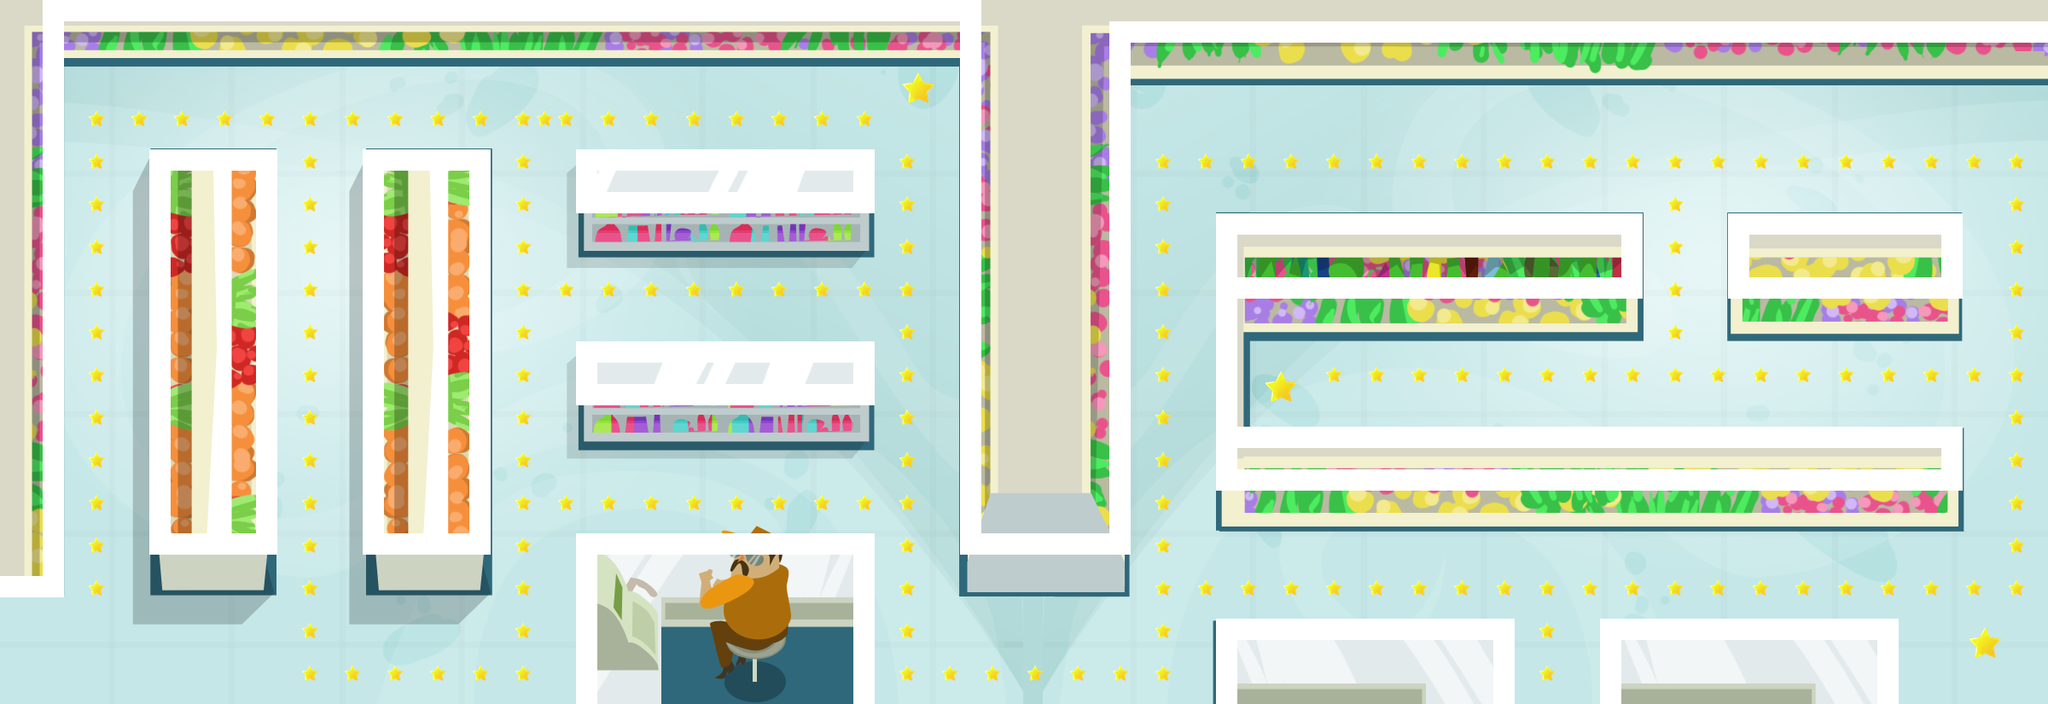

This game map was drawn from its Tiled (.tmx) file and the tilesets committed beside it. A one-line description and the trimmed map source follow:
An orthogonal 96x33 tile map with 25x25 px tiles, 2 tile layers (back, mapa), 4 tilesets.

<map version="1.0" orientation="orthogonal" width="96" height="33" tilewidth="25" tileheight="25">
 <tileset firstgid="1" name="wall" tilewidth="25" tileheight="25">
  <image source="../tiles/wall.png" width="25" height="25" />
 </tileset>
 <tileset firstgid="2" name="star" tilewidth="25" tileheight="21">
  <image source="../tiles/star.png" width="25" height="21" />
 </tileset>
 <tileset firstgid="3" name="star2" tilewidth="50" tileheight="41">
  <image source="../tiles/star2.png" width="50" height="41" />
 </tileset>
 <tileset firstgid="4" name="1" tilewidth="2400" tileheight="825">
  <image source="../backgrounds/7.png" width="2400" height="825" />
 </tileset>
 <layer name="back" width="96" height="33">
  <data>[3168 cells, 1 non-empty, 1 distinct tile ids]</data>
 </layer>
 <layer name="mapa" width="96" height="33">
  <data>[3168 cells, 722 non-empty, 3 distinct tile ids]</data>
 </layer>
</map>
